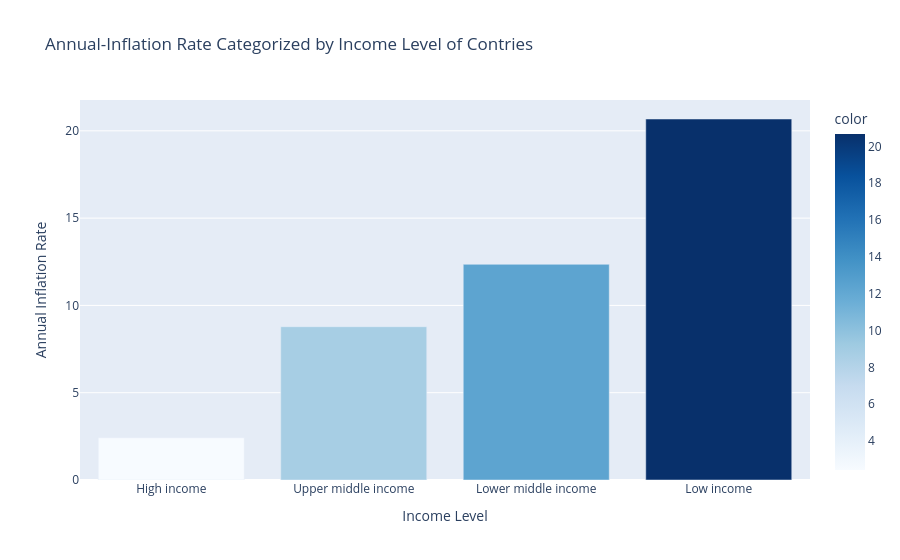

This figure's notebook cell:
### Code cell
fig = px.bar(
    data_frame = income_inflation,
    x = income_inflation.index,
    y = income_inflation.values,
    color = income_inflation.values,
    color_continuous_scale= px.colors.sequential.Blues,
    title = "Annual-Inflation Rate Categorized by Income Level of Contries")
fig.update_layout(
    xaxis_title = "Income Level",
    yaxis_title = "Annual Inflation Rate"
)
fig.show()

### Figure 1 — Plotly figure (JSON) as saved in the notebook; plotly's stock layout.template omitted (floating-point values rounded to 4 significant figures)
{"data": [{"hovertemplate": "x=%{x}<br>y=%{y}<br>color=%{marker.color}<extra></extra>", "legendgroup": "", "marker": {"color": [2.424, 8.78, 12.35, 20.68], "coloraxis": "coloraxis", "pattern": {"shape": ""}}, "name": "", "orientation": "v", "showlegend": false, "textposition": "auto", "type": "bar", "x": ["High income", "Upper middle income", "Lower middle income", "Low income"], "xaxis": "x", "y": [2.424, 8.78, 12.35, 20.68], "yaxis": "y"}], "layout": {"barmode": "relative", "coloraxis": {"autocolorscale": false, "colorbar": {"title": {"text": "color"}}, "colorscale": [[0, "rgb(247,251,255)"], [0.125, "rgb(222,235,247)"], [0.25, "rgb(198,219,239)"], [0.375, "rgb(158,202,225)"], [0.5, "rgb(107,174,214)"], [0.625, "rgb(66,146,198)"], [0.75, "rgb(33,113,181)"], [0.875, "rgb(8,81,156)"], [1, "rgb(8,48,107)"]]}, "legend": {"tracegroupgap": 0}, "title": {"text": "Annual-Inflation Rate Categorized by Income Level of Contries"}, "xaxis": {"anchor": "y", "domain": [0, 1], "title": {"text": "Income Level"}}, "yaxis": {"anchor": "x", "domain": [0, 1], "title": {"text": "Annual Inflation Rate"}}}}
